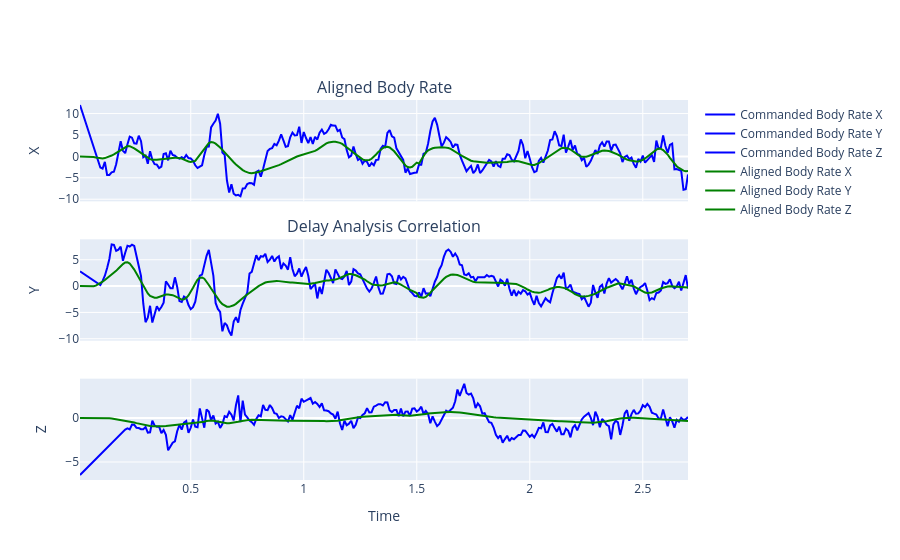

Notebook code cell kept with this figure:
### Code cell
# --- Analyze delay between commands and state estimates body rates ---
# Get a specific time interval for analysis


state_body_rates = state_body_rate
t_states = state_t
cmd_body_rates = cmd_body_rate
t_cmds = cmd_t


i = 0
lag_samples, delay_x, cmd_x_aligned = sa.run_delay_analysis_nonuniform(state_body_rates[:,i], t_states, cmd_body_rates[:,i], t_cmds)
i = 1
lag_samples, delay_y, cmd_y_aligned = sa.run_delay_analysis_nonuniform(state_body_rates[:,i], t_states, cmd_body_rates[:,i], t_cmds)
i = 2
lag_samples, delay_z, cmd_z_aligned = sa.run_delay_analysis_nonuniform(state_body_rates[:,i], t_states, cmd_body_rates[:,i], t_cmds)

print(f"Delay X: {delay_x:.5f} s, Y: {delay_y:.5f} s, Z: {delay_z:.5f} s")
print(f"Avg Delay: {(delay_x + delay_y + delay_z) / 3:.5f} s")

cmd_body_rate_aligned = np.vstack((cmd_x_aligned, cmd_y_aligned, cmd_z_aligned)).T

fig = make_subplots(rows=3, cols=1, shared_xaxes=True,
    subplot_titles=("Aligned Body Rate", "Delay Analysis Correlation"),
    vertical_spacing=0.1
)
plt.add_xyz_traces_stacked(fig, t_cmds, cmd_body_rate_aligned, label_prefix="Commanded Body Rate", line=dict(color='blue'))
plt.add_xyz_traces_stacked(fig, t_states, state_body_rates, label_prefix="Aligned Body Rate", line=dict(color='green'))

fig.show()

### Figure 1 — Plotly figure (JSON) as saved in the notebook; plotly's stock layout.template omitted (floating-point values rounded to 4 significant figures; data arrays with more than 128 entries replaced by an {"elided": "..."} marker saying what was removed)
{"data": [{"hovertemplate": "Commanded Body Rate X<br>Time: %{x:.2f}<br>Value: %{y:.2f}<extra></extra>", "line": {"color": "blue"}, "mode": "lines", "name": "Commanded Body Rate X", "type": "scatter", "x": {"elided": "270 float values"}, "xaxis": "x", "y": {"elided": "270 float values"}, "yaxis": "y"}, {"hovertemplate": "Commanded Body Rate Y<br>Time: %{x:.2f}<br>Value: %{y:.2f}<extra></extra>", "line": {"color": "blue"}, "mode": "lines", "name": "Commanded Body Rate Y", "type": "scatter", "x": {"elided": "270 float values"}, "xaxis": "x2", "y": {"elided": "270 float values"}, "yaxis": "y2"}, {"hovertemplate": "Commanded Body Rate Z<br>Time: %{x:.2f}<br>Value: %{y:.2f}<extra></extra>", "line": {"color": "blue"}, "mode": "lines", "name": "Commanded Body Rate Z", "type": "scatter", "x": {"elided": "270 float values"}, "xaxis": "x3", "y": {"elided": "270 float values"}, "yaxis": "y3"}, {"hovertemplate": "Aligned Body Rate X<br>Time: %{x:.2f}<br>Value: %{y:.2f}<extra></extra>", "line": {"color": "green"}, "mode": "lines", "name": "Aligned Body Rate X", "type": "scatter", "x": {"elided": "270 float values"}, "xaxis": "x", "y": {"elided": "270 float values"}, "yaxis": "y"}, {"hovertemplate": "Aligned Body Rate Y<br>Time: %{x:.2f}<br>Value: %{y:.2f}<extra></extra>", "line": {"color": "green"}, "mode": "lines", "name": "Aligned Body Rate Y", "type": "scatter", "x": {"elided": "270 float values"}, "xaxis": "x2", "y": {"elided": "270 float values"}, "yaxis": "y2"}, {"hovertemplate": "Aligned Body Rate Z<br>Time: %{x:.2f}<br>Value: %{y:.2f}<extra></extra>", "line": {"color": "green"}, "mode": "lines", "name": "Aligned Body Rate Z", "type": "scatter", "x": {"elided": "270 float values"}, "xaxis": "x3", "y": {"elided": "270 float values"}, "yaxis": "y3"}], "layout": {"annotations": [{"font": {"size": 16}, "showarrow": false, "text": "Aligned Body Rate", "x": 0.5, "xanchor": "center", "xref": "paper", "y": 1, "yanchor": "bottom", "yref": "paper"}, {"font": {"size": 16}, "showarrow": false, "text": "Delay Analysis Correlation", "x": 0.5, "xanchor": "center", "xref": "paper", "y": 0.6333, "yanchor": "bottom", "yref": "paper"}], "xaxis": {"anchor": "y", "domain": [0, 1], "matches": "x3", "showticklabels": false}, "xaxis2": {"anchor": "y2", "domain": [0, 1], "matches": "x3", "showticklabels": false}, "xaxis3": {"anchor": "y3", "domain": [0, 1], "title": {"text": "Time"}}, "yaxis": {"anchor": "x", "domain": [0.7333, 1], "title": {"text": "X"}}, "yaxis2": {"anchor": "x2", "domain": [0.3667, 0.6333], "title": {"text": "Y"}}, "yaxis3": {"anchor": "x3", "domain": [0, 0.2667], "title": {"text": "Z"}}}}
